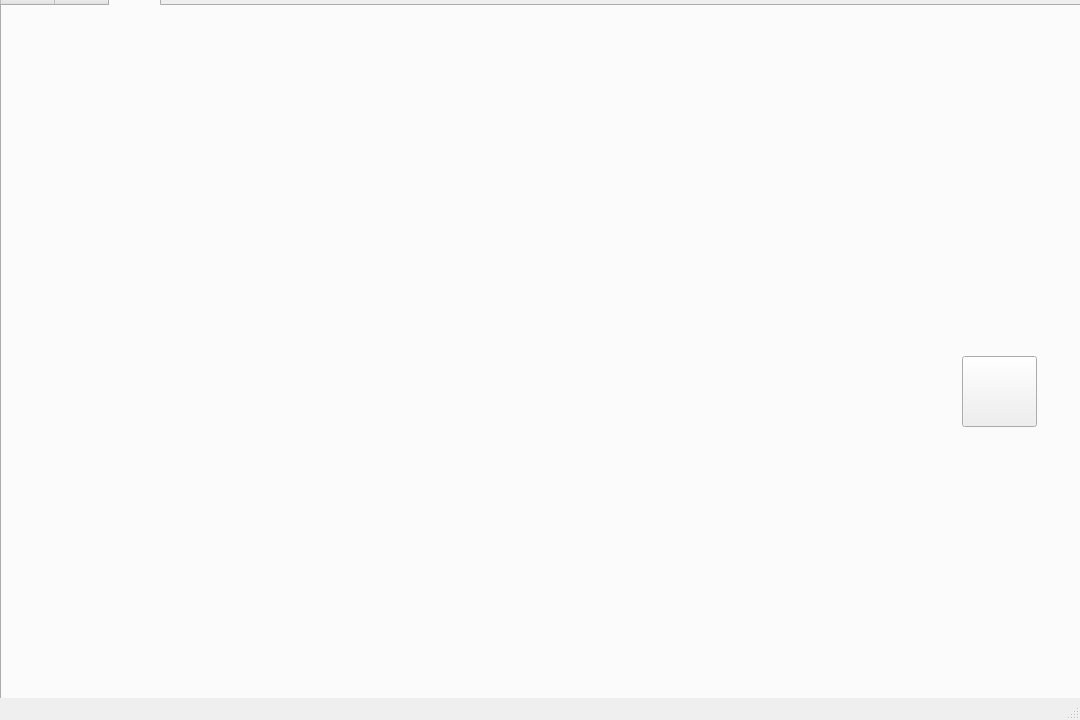
<?xml version="1.0" encoding="UTF-8"?>
<ui version="4.0">
 <class>aftersale</class>
 <widget class="QMainWindow" name="aftersale">
  <property name="geometry">
   <rect>
    <x>0</x>
    <y>0</y>
    <width>1080</width>
    <height>720</height>
   </rect>
  </property>
  <property name="windowTitle">
   <string>MainWindow</string>
  </property>
  <widget class="QWidget" name="centralwidget">
   <widget class="QTabWidget" name="tabWidget">
    <property name="geometry">
     <rect>
      <x>0</x>
      <y>-20</y>
      <width>1081</width>
      <height>901</height>
     </rect>
    </property>
    <property name="currentIndex">
     <number>2</number>
    </property>
    <widget class="QWidget" name="tab">
     <attribute name="title">
      <string>Tab 1</string>
     </attribute>
     <widget class="QTableView" name="tableView">
      <property name="geometry">
       <rect>
        <x>200</x>
        <y>180</y>
        <width>541</width>
        <height>391</height>
       </rect>
      </property>
      <property name="styleSheet">
       <string notr="true"/>
      </property>
     </widget>
     <widget class="QPushButton" name="pushButton">
      <property name="geometry">
       <rect>
        <x>200</x>
        <y>580</y>
        <width>141</width>
        <height>51</height>
       </rect>
      </property>
      <property name="contextMenuPolicy">
       <enum>Qt::DefaultContextMenu</enum>
      </property>
      <property name="text">
       <string/>
      </property>
     </widget>
     <widget class="QPushButton" name="pushButton_2">
      <property name="geometry">
       <rect>
        <x>400</x>
        <y>580</y>
        <width>141</width>
        <height>51</height>
       </rect>
      </property>
      <property name="text">
       <string/>
      </property>
     </widget>
     <widget class="QPushButton" name="pushButton_3">
      <property name="geometry">
       <rect>
        <x>600</x>
        <y>580</y>
        <width>141</width>
        <height>51</height>
       </rect>
      </property>
      <property name="text">
       <string/>
      </property>
     </widget>
     <widget class="QLineEdit" name="nom">
      <property name="geometry">
       <rect>
        <x>790</x>
        <y>190</y>
        <width>113</width>
        <height>31</height>
       </rect>
      </property>
     </widget>
     <widget class="QLineEdit" name="prenom">
      <property name="geometry">
       <rect>
        <x>940</x>
        <y>190</y>
        <width>113</width>
        <height>31</height>
       </rect>
      </property>
     </widget>
     <widget class="QTextEdit" name="rapport">
      <property name="geometry">
       <rect>
        <x>790</x>
        <y>360</y>
        <width>241</width>
        <height>181</height>
       </rect>
      </property>
     </widget>
     <widget class="QLineEdit" name="cin">
      <property name="geometry">
       <rect>
        <x>790</x>
        <y>270</y>
        <width>113</width>
        <height>31</height>
       </rect>
      </property>
     </widget>
     <widget class="QLineEdit" name="ref">
      <property name="geometry">
       <rect>
        <x>940</x>
        <y>270</y>
        <width>113</width>
        <height>31</height>
       </rect>
      </property>
     </widget>
     <widget class="QPushButton" name="pushButton_4">
      <property name="geometry">
       <rect>
        <x>920</x>
        <y>600</y>
        <width>151</width>
        <height>61</height>
       </rect>
      </property>
      <property name="text">
       <string/>
      </property>
     </widget>
     <widget class="QLineEdit" name="recherche">
      <property name="geometry">
       <rect>
        <x>200</x>
        <y>150</y>
        <width>541</width>
        <height>20</height>
       </rect>
      </property>
      <property name="inputMask">
       <string/>
      </property>
      <property name="text">
       <string notr="true"/>
      </property>
      <property name="placeholderText">
       <string>recherche</string>
      </property>
     </widget>
     <widget class="QLabel" name="label_6">
      <property name="geometry">
       <rect>
        <x>940</x>
        <y>250</y>
        <width>131</width>
        <height>16</height>
       </rect>
      </property>
      <property name="text">
       <string>Reference produit</string>
      </property>
     </widget>
     <widget class="QLabel" name="label_3">
      <property name="geometry">
       <rect>
        <x>940</x>
        <y>170</y>
        <width>47</width>
        <height>13</height>
       </rect>
      </property>
      <property name="text">
       <string>Prenom</string>
      </property>
     </widget>
     <widget class="QLabel" name="label">
      <property name="geometry">
       <rect>
        <x>800</x>
        <y>250</y>
        <width>47</width>
        <height>13</height>
       </rect>
      </property>
      <property name="text">
       <string>CIN</string>
      </property>
     </widget>
     <widget class="QLabel" name="label_2">
      <property name="geometry">
       <rect>
        <x>800</x>
        <y>170</y>
        <width>47</width>
        <height>13</height>
       </rect>
      </property>
      <property name="text">
       <string>Nom</string>
      </property>
     </widget>
     <widget class="QLabel" name="label_4">
      <property name="geometry">
       <rect>
        <x>800</x>
        <y>340</y>
        <width>47</width>
        <height>13</height>
       </rect>
      </property>
      <property name="text">
       <string>Rapport</string>
      </property>
     </widget>
     <widget class="QLabel" name="label_5">
      <property name="geometry">
       <rect>
        <x>0</x>
        <y>-10</y>
        <width>1071</width>
        <height>691</height>
       </rect>
      </property>
      <property name="text">
       <string/>
      </property>
     </widget>
     <widget class="QLabel" name="label_9">
      <property name="geometry">
       <rect>
        <x>200</x>
        <y>580</y>
        <width>161</width>
        <height>51</height>
       </rect>
      </property>
      <property name="text">
       <string/>
      </property>
     </widget>
     <widget class="QLabel" name="label_10">
      <property name="geometry">
       <rect>
        <x>400</x>
        <y>580</y>
        <width>141</width>
        <height>51</height>
       </rect>
      </property>
      <property name="text">
       <string/>
      </property>
     </widget>
     <widget class="QLabel" name="label_11">
      <property name="geometry">
       <rect>
        <x>600</x>
        <y>580</y>
        <width>141</width>
        <height>51</height>
       </rect>
      </property>
      <property name="text">
       <string/>
      </property>
     </widget>
     <widget class="QLabel" name="label_12">
      <property name="geometry">
       <rect>
        <x>920</x>
        <y>610</y>
        <width>151</width>
        <height>41</height>
       </rect>
      </property>
      <property name="text">
       <string/>
      </property>
     </widget>
     <widget class="QLabel" name="label_22">
      <property name="geometry">
       <rect>
        <x>200</x>
        <y>120</y>
        <width>541</width>
        <height>16</height>
       </rect>
      </property>
      <property name="text">
       <string/>
      </property>
     </widget>
     <zorder>label_5</zorder>
     <zorder>tableView</zorder>
     <zorder>nom</zorder>
     <zorder>prenom</zorder>
     <zorder>rapport</zorder>
     <zorder>cin</zorder>
     <zorder>ref</zorder>
     <zorder>recherche</zorder>
     <zorder>label_6</zorder>
     <zorder>label_3</zorder>
     <zorder>label</zorder>
     <zorder>label_2</zorder>
     <zorder>label_4</zorder>
     <zorder>label_9</zorder>
     <zorder>pushButton</zorder>
     <zorder>label_10</zorder>
     <zorder>pushButton_2</zorder>
     <zorder>label_11</zorder>
     <zorder>pushButton_3</zorder>
     <zorder>label_12</zorder>
     <zorder>pushButton_4</zorder>
     <zorder>label_22</zorder>
    </widget>
    <widget class="QWidget" name="tab_2">
     <attribute name="title">
      <string>Tab 2</string>
     </attribute>
     <widget class="QPlainTextEdit" name="plainTextEdit">
      <property name="geometry">
       <rect>
        <x>280</x>
        <y>110</y>
        <width>601</width>
        <height>351</height>
       </rect>
      </property>
     </widget>
     <widget class="QPushButton" name="pushButton_5">
      <property name="geometry">
       <rect>
        <x>270</x>
        <y>500</y>
        <width>91</width>
        <height>91</height>
       </rect>
      </property>
      <property name="text">
       <string/>
      </property>
     </widget>
     <widget class="QPushButton" name="pushButton_6">
      <property name="geometry">
       <rect>
        <x>520</x>
        <y>500</y>
        <width>91</width>
        <height>91</height>
       </rect>
      </property>
      <property name="text">
       <string/>
      </property>
     </widget>
     <widget class="QPushButton" name="pushButton_7">
      <property name="geometry">
       <rect>
        <x>790</x>
        <y>500</y>
        <width>91</width>
        <height>91</height>
       </rect>
      </property>
      <property name="text">
       <string/>
      </property>
     </widget>
     <widget class="QLabel" name="label_7">
      <property name="geometry">
       <rect>
        <x>0</x>
        <y>0</y>
        <width>1081</width>
        <height>681</height>
       </rect>
      </property>
      <property name="text">
       <string/>
      </property>
     </widget>
     <widget class="QPushButton" name="pushButton_8">
      <property name="geometry">
       <rect>
        <x>950</x>
        <y>240</y>
        <width>101</width>
        <height>101</height>
       </rect>
      </property>
      <property name="text">
       <string/>
      </property>
     </widget>
     <widget class="QLabel" name="label_13">
      <property name="geometry">
       <rect>
        <x>270</x>
        <y>500</y>
        <width>131</width>
        <height>91</height>
       </rect>
      </property>
      <property name="text">
       <string/>
      </property>
     </widget>
     <widget class="QLabel" name="label_14">
      <property name="geometry">
       <rect>
        <x>520</x>
        <y>500</y>
        <width>101</width>
        <height>91</height>
       </rect>
      </property>
      <property name="text">
       <string/>
      </property>
     </widget>
     <widget class="QLabel" name="label_15">
      <property name="geometry">
       <rect>
        <x>790</x>
        <y>500</y>
        <width>101</width>
        <height>101</height>
       </rect>
      </property>
      <property name="text">
       <string/>
      </property>
     </widget>
     <widget class="QLabel" name="label_16">
      <property name="geometry">
       <rect>
        <x>960</x>
        <y>250</y>
        <width>81</width>
        <height>81</height>
       </rect>
      </property>
      <property name="text">
       <string/>
      </property>
     </widget>
     <zorder>label_7</zorder>
     <zorder>plainTextEdit</zorder>
     <zorder>label_13</zorder>
     <zorder>pushButton_5</zorder>
     <zorder>label_14</zorder>
     <zorder>label_15</zorder>
     <zorder>pushButton_7</zorder>
     <zorder>pushButton_6</zorder>
     <zorder>label_16</zorder>
     <zorder>pushButton_8</zorder>
    </widget>
    <widget class="QWidget" name="tab_3">
     <attribute name="title">
      <string>Page</string>
     </attribute>
     <widget class="QCustomPlot" name="widget" native="true">
      <property name="geometry">
       <rect>
        <x>270</x>
        <y>120</y>
        <width>621</width>
        <height>431</height>
       </rect>
      </property>
     </widget>
     <widget class="QLabel" name="label_8">
      <property name="geometry">
       <rect>
        <x>0</x>
        <y>10</y>
        <width>1081</width>
        <height>681</height>
       </rect>
      </property>
      <property name="text">
       <string/>
      </property>
     </widget>
     <widget class="QPushButton" name="pushButton_10">
      <property name="geometry">
       <rect>
        <x>960</x>
        <y>350</y>
        <width>75</width>
        <height>71</height>
       </rect>
      </property>
      <property name="text">
       <string/>
      </property>
     </widget>
     <widget class="QLabel" name="label_20">
      <property name="geometry">
       <rect>
        <x>960</x>
        <y>350</y>
        <width>81</width>
        <height>71</height>
       </rect>
      </property>
      <property name="text">
       <string/>
      </property>
     </widget>
     <widget class="QLabel" name="label_21">
      <property name="geometry">
       <rect>
        <x>290</x>
        <y>590</y>
        <width>651</width>
        <height>81</height>
       </rect>
      </property>
      <property name="text">
       <string/>
      </property>
     </widget>
     <zorder>label_8</zorder>
     <zorder>widget</zorder>
     <zorder>label_20</zorder>
     <zorder>pushButton_10</zorder>
     <zorder>label_21</zorder>
    </widget>
   </widget>
  </widget>
  <widget class="QMenuBar" name="menubar">
   <property name="geometry">
    <rect>
     <x>0</x>
     <y>0</y>
     <width>1080</width>
     <height>21</height>
    </rect>
   </property>
  </widget>
  <widget class="QStatusBar" name="statusbar"/>
 </widget>
 <customwidgets>
  <customwidget>
   <class>QCustomPlot</class>
   <extends>QWidget</extends>
   <header location="global">qcustomplot.h</header>
   <container>1</container>
  </customwidget>
 </customwidgets>
 <resources/>
 <connections/>
</ui>
